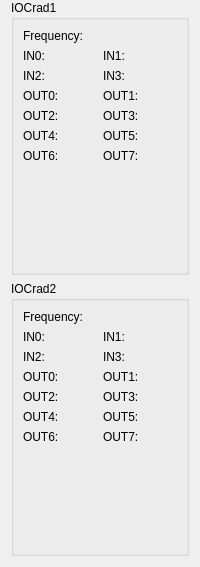
          <widget class="DHBaseWidget" name="widget_IOCounter" native="true">
           <property name="minimumSize">
            <size>
             <width>200</width>
             <height>0</height>
            </size>
           </property>
           <layout class="QVBoxLayout" name="verticalLayout_11">
            <property name="topMargin">
             <number>0</number>
            </property>
            <item>
             <layout class="QVBoxLayout" name="namelayout_IOCardCounter"/>
            </item>
            <item>
             <widget class="QGroupBox" name="groupBox_IOCard1IN">
              <property name="title">
               <string>IOCrad1 </string>
              </property>
              <layout class="QVBoxLayout" name="verticalLayout_9">
               <item>
                <widget class="QLabel" name="label_frequency">
                 <property name="text">
                  <string>Frequency:</string>
                 </property>
                </widget>
               </item>
               <item>
                <layout class="QGridLayout" name="gridLayout_13">
                 <item row="0" column="0">
                  <widget class="QLabel" name="label_IN0">
                   <property name="text">
                    <string>IN0:</string>
                   </property>
                  </widget>
                 </item>
                 <item row="0" column="1">
                  <widget class="QLabel" name="label_IN1">
                   <property name="text">
                    <string>IN1:</string>
                   </property>
                  </widget>
                 </item>
                 <item row="1" column="0">
                  <widget class="QLabel" name="label_IN2">
                   <property name="text">
                    <string>IN2:</string>
                   </property>
                  </widget>
                 </item>
                 <item row="1" column="1">
                  <widget class="QLabel" name="label_IN3">
                   <property name="text">
                    <string>IN3:</string>
                   </property>
                  </widget>
                 </item>
                </layout>
               </item>
               <item>
                <layout class="QGridLayout" name="gridLayout_15">
                 <item row="4" column="0">
                  <widget class="QLabel" name="label_OUT6">
                   <property name="text">
                    <string>OUT6:</string>
                   </property>
                  </widget>
                 </item>
                 <item row="0" column="0">
                  <widget class="QLabel" name="label_OUT0">
                   <property name="text">
                    <string>OUT0:</string>
                   </property>
                  </widget>
                 </item>
                 <item row="2" column="0">
                  <widget class="QLabel" name="label_OUT2">
                   <property name="text">
                    <string>OUT2:</string>
                   </property>
                  </widget>
                 </item>
                 <item row="0" column="1">
                  <widget class="QLabel" name="label_OUT1">
                   <property name="text">
                    <string>OUT1:</string>
                   </property>
                  </widget>
                 </item>
                 <item row="2" column="1">
                  <widget class="QLabel" name="label_OUT3">
                   <property name="text">
                    <string>OUT3:</string>
                   </property>
                  </widget>
                 </item>
                 <item row="3" column="1">
                  <widget class="QLabel" name="label_OUT5">
                   <property name="text">
                    <string>OUT5:</string>
                   </property>
                  </widget>
                 </item>
                 <item row="3" column="0">
                  <widget class="QLabel" name="label_OUT4">
                   <property name="text">
                    <string>OUT4:</string>
                   </property>
                  </widget>
                 </item>
                 <item row="6" column="0">
                  <widget class="QLabel" name="label_15">
                   <property name="text">
                    <string/>
                   </property>
                  </widget>
                 </item>
                 <item row="4" column="1">
                  <widget class="QLabel" name="label_OUT7">
                   <property name="text">
                    <string>OUT7:</string>
                   </property>
                  </widget>
                 </item>
                 <item row="7" column="1">
                  <widget class="QLabel" name="label_16">
                   <property name="text">
                    <string/>
                   </property>
                  </widget>
                 </item>
                 <item row="5" column="0">
                  <widget class="QLabel" name="label_23">
                   <property name="text">
                    <string/>
                   </property>
                  </widget>
                 </item>
                 <item row="7" column="0">
                  <widget class="QLabel" name="label_24">
                   <property name="text">
                    <string/>
                   </property>
                  </widget>
                 </item>
                 <item row="8" column="0">
                  <widget class="QLabel" name="label_28">
                   <property name="text">
                    <string/>
                   </property>
                  </widget>
                 </item>
                 <item row="9" column="0">
                  <widget class="QLabel" name="label_29">
                   <property name="text">
                    <string/>
                   </property>
                  </widget>
                 </item>
                </layout>
               </item>
              </layout>
             </widget>
            </item>
            <item>
             <widget class="QGroupBox" name="groupBox_IOCard2IN">
              <property name="title">
               <string>IOCrad2</string>
              </property>
              <layout class="QVBoxLayout" name="verticalLayout_10">
               <item>
                <widget class="QLabel" name="label_frequency_2">
                 <property name="text">
                  <string>Frequency:</string>
                 </property>
                </widget>
               </item>
               <item>
                <layout class="QGridLayout" name="gridLayout_16">
                 <item row="0" column="0">
                  <widget class="QLabel" name="label_IN0_2">
                   <property name="text">
                    <string>IN0:</string>
                   </property>
                  </widget>
                 </item>
                 <item row="0" column="1">
                  <widget class="QLabel" name="label_IN1_2">
                   <property name="text">
                    <string>IN1:</string>
                   </property>
                  </widget>
                 </item>
                 <item row="1" column="0">
                  <widget class="QLabel" name="label_IN2_2">
                   <property name="text">
                    <string>IN2:</string>
                   </property>
                  </widget>
                 </item>
                 <item row="1" column="1">
                  <widget class="QLabel" name="label_IN3_2">
                   <property name="text">
                    <string>IN3:</string>
                   </property>
                  </widget>
                 </item>
                </layout>
               </item>
               <item>
                <layout class="QGridLayout" name="gridLayout_17">
                 <item row="0" column="0">
                  <widget class="QLabel" name="label_OUT0_2">
                   <property name="text">
                    <string>OUT0:</string>
                   </property>
                  </widget>
                 </item>
                 <item row="2" column="0">
                  <widget class="QLabel" name="label_OUT2_2">
                   <property name="text">
                    <string>OUT2:</string>
                   </property>
                  </widget>
                 </item>
                 <item row="4" column="0">
                  <widget class="QLabel" name="label_OUT4_2">
                   <property name="text">
                    <string>OUT4:</string>
                   </property>
                  </widget>
                 </item>
                 <item row="6" column="0">
                  <widget class="QLabel" name="label_OUT6_2">
                   <property name="text">
                    <string>OUT6:</string>
                   </property>
                  </widget>
                 </item>
                 <item row="0" column="1">
                  <widget class="QLabel" name="label_OUT1_2">
                   <property name="text">
                    <string>OUT1:</string>
                   </property>
                  </widget>
                 </item>
                 <item row="2" column="1">
                  <widget class="QLabel" name="label_OUT3_2">
                   <property name="text">
                    <string>OUT3:</string>
                   </property>
                  </widget>
                 </item>
                 <item row="4" column="1">
                  <widget class="QLabel" name="label_OUT5_2">
                   <property name="text">
                    <string>OUT5:</string>
                   </property>
                  </widget>
                 </item>
                 <item row="6" column="1">
                  <widget class="QLabel" name="label_OUT7_2">
                   <property name="text">
                    <string>OUT7:</string>
                   </property>
                  </widget>
                 </item>
                 <item row="9" column="0">
                  <widget class="QLabel" name="label_27">
                   <property name="text">
                    <string/>
                   </property>
                  </widget>
                 </item>
                 <item row="8" column="0">
                  <widget class="QLabel" name="label_26">
                   <property name="text">
                    <string/>
                   </property>
                  </widget>
                 </item>
                 <item row="7" column="0">
                  <widget class="QLabel" name="label_25">
                   <property name="text">
                    <string/>
                   </property>
                  </widget>
                 </item>
                 <item row="10" column="0">
                  <widget class="QLabel" name="label_30">
                   <property name="text">
                    <string/>
                   </property>
                  </widget>
                 </item>
                 <item row="11" column="0">
                  <widget class="QLabel" name="label_31">
                   <property name="text">
                    <string/>
                   </property>
                  </widget>
                 </item>
                </layout>
               </item>
              </layout>
             </widget>
            </item>
           </layout>
          </widget>
